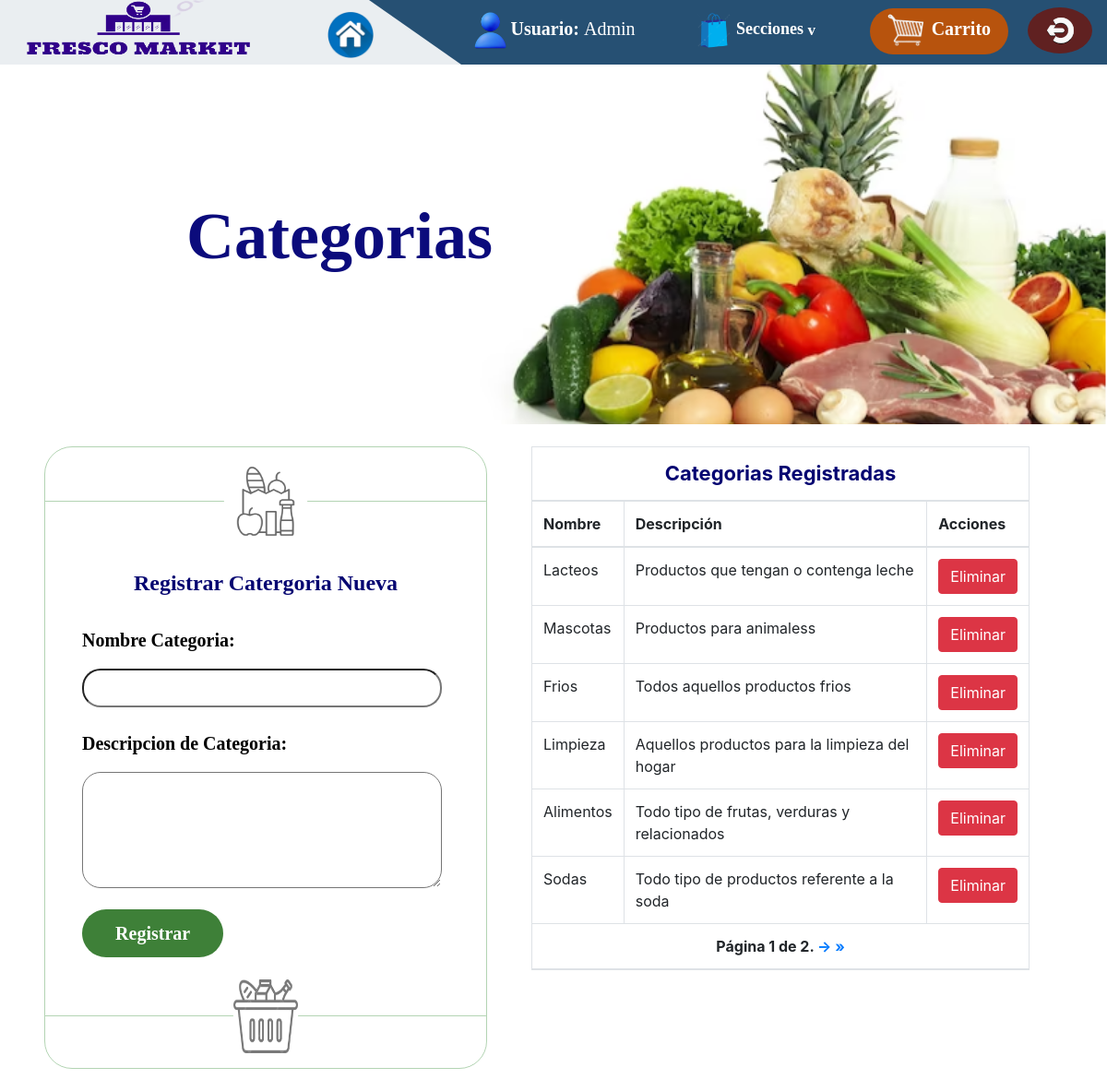
Page /Admin_v/categorias.html/ (signed in) on the committed database.
### main/models.py (models this page shows, shortened)
class categoria_pm (models.Model):
    class Meta:
        verbose_name_plural = 'Categorias'
        verbose_name = 'Categoria'
        db_table = 'categoria_pm'
    name = models.CharField(max_length=20, blank=False, null=False, unique=True)
    descripcion = models.TextField(max_length=100, blank=False, null=False, unique=True)

### main/views.py (the view)
@login_required
def categoria(request):
    catego = categoria_pm.objects.all()
    Error1 = None
    Error2 = None
    try:
        carrito = Carrito.objects.get(usuario=request.user)
        pro_carrito = ProCarrito.objects.filter(carrito=carrito)
    except ObjectDoesNotExist:
        carrito = None
        pro_carrito = None
    paginador = Paginator(catego, 6)
    page = request.GET.get('page')
    try:
        catego = paginador.page(page)
    except PageNotAnInteger:
        catego = paginador.page(1)
    except EmptyPage:
        catego = paginador.page(paginador.num_pages)
    if request.method == 'POST':
        form = categoria_Pf(request.POST)
        if form.is_valid():
            name = form.cleaned_data['name']
            descripcion = form.cleaned_data['descripcion']
            existing = categoria_pm.objects.filter(Q(name__iexact=name) | Q(descripcion__iexact=descripcion))
            if existing.exists():
                if existing.filter(name__iexact=name).exists():
                    Error1 = 'La categoría ya está registrada.'
                if existing.filter(descripcion__iexact=descripcion).exists():
                    Error2 = 'La descripción ya existe.'
            else:
                form.save()
                form = categoria_Pf()
        else:
            if 'name' in form.errors:
                Error1 = 'La categoría ya está registrada.'
            if 'descripcion' in form.errors:
                Error2 = 'La descripción ya existe'
    else:
        form = categoria_Pf()
    return render(request, 'Admin_v/categorias.html', {"form": form,
                                                       "Error1" : Error1, "Error2" : Error2,
                                                       'pro_carrito' : pro_carrito, 'catego' : catego})

### main/forms.py
class categoria_Pf (forms.ModelForm):
    name = forms.CharField (required=True, label= 'Nombre de la categoria:')
    descripcion = forms.CharField(widget=forms.Textarea(attrs={'rows': 5, 'cols': 35}))
    class Meta:
        model = categoria_pm
        fields = ['name', 'descripcion']

### main/templates/Admin_v/categorias.html (shortened to what this page needs)
{% load static %}
<!DOCTYPE html>
<html lang="en">
<head>
    <link rel="stylesheet" type="text/css" href="{% static 'css/header.css' %}">
    <link rel="stylesheet" type="text/css" href="{% static 'css/admin_v/categorias.css' %}">
    <link href="https://maxcdn.bootstrapcdn.com/bootstrap/4.5.2/css/bootstrap.min.css" rel="stylesheet">
</head>
<body>
    {% block content %}
    <header id="header">
        <div id="hdPri">
            <div id="btncont" class="mt-2 mr-2">
                <button id="user_log" class="mr-5">
                    <img src="{% static 'imagenes/menu_ae/user.png' %}" width="35px" height="40px">
                    <label style="margin: 0;"> Usuario: <label style="font-weight:500;">{{request.user.username}}</label> </label>
                </button>
                <button id="secciones" class="mr-5">
                   <img src="{% static 'imagenes/menu_ae/sec.png' %}" width="40px" height="40px"> Secciones <label style="font-size: 17px">v</label> </button>
                <button id="btncar" class="mr-3">
                    <img src="{% static 'imagenes/menu_ae/carro.png' %}" width="40px" height="35px" class="mb-2 mt-1"> <label class="ml-1">Carrito</label>
                </button>
                <button id="btnLog" class="mr-2">
                    <img src="{% static 'imagenes/menu_ae/logoutt.png' %}" width="35px" height="35px">
                </button>
            </div>
        </div>
        <div id="white">
            <img src="{% static 'imagenes/menu_ae/logo.png' %}" width="250px" height="60px" class="ml-4 mb-3">
            <button id="home">
                <img src="{% static 'imagenes/menu_ae/principal.png' %}" width="50px" height="50px">
            </button>
        </div>
      </header>
        <div id="ImgFon">
            <div>
                <label class="ml-5" style="width: 600px;  transform: translateY(-5%); position: relative; color: rgb(11, 11, 124); font-size: 72px; font-family: cursive; font-weight: bold; top: 35%; left: 20px;">Categorias </label>
            </div>
        </div>
        <div id="contPad" class="mt-4">
            <div id="fist_cat" class="ml-5">
                <div id="divIE">
                    <div class="lineas" id="linea1"></div>
                    <div>
                        <img src="{% static 'imagenes/categorias_a/icono2.png' %}" width="90px" height="85px" class="mt-3 mb-3" style="opacity: 0.6;">
                    </div>
                    <div class="lineas" id="linea2"></div>
                </div>
                <div class="mt-3 text-center">
                    <h4 style="font-weight: bold; color: rgb(5, 5, 113)"> Registrar Catergoria Nueva</h4> <br>
                </div>
                <div id="ctn_cat">
                    <form action="" method="post" >
                        <div class="mb-4">
                            <label class="mb-3"> Nombre Categoria:</label> <br>
                            {{ form.name }}
                        </div>
                        <div>
                            <label class="mb-3"> Descripcion de Categoria: </label><br>
                            {{ form.descripcion }}
                        </div>
                        <div class="mt-3 mb-2">
                            <button type="submit" class="btn" id="btnR"> Registrar </button>
                        </div>
                    </form>
                </div>
                <div id="divIE">
                    <div class="lineas" id="linea1"></div>
                    <div>
                        <img src="{% static 'imagenes/categorias_a/icono.png' %}" width="70px" height="80px" class="mt-3 mb-3" style="opacity: 0.6;" >
                    </div>
                    <div class="lineas" id="linea2"></div>
                </div>
            </div>
            <div class="mb-5 ml-5" style="width: 45%;">
                <table class="table table-bordered" id="tabla">
                    <thead>
                        <tr>
                            <th colspan="3" style="font-size: 22px; text-align: center; color: rgb(5, 5, 113)"> Categorias Registradas </th>
                        </tr>
                        <tr>
                            <th> Nombre </th>
                            <th> Descripción </th>
                            <th> Acciones </th>
                        </tr>
                    </thead>
                    <tbody>
                        {% for cat in catego  %}
                        <tr>
                            <td contenteditable="True" class="edit" data-column="name" data-id="{cat.id}"> {{cat.name }} </td>
                            <td contenteditable="True" class="edit" data-column="descripcion" data-id="{{cat.id}}"> {{cat.descripcion}} </td>
                            <td>
                                <a id="aEA" href="{% url 'eliminar_categoria' cat.id %}" class="btn btn-danger" onclick="return confirm('¿Seguro que quieres eliminar el usuario?')">Eliminar</a>
                            </td>
                        </tr>
                        {% endfor %}
                    </tbody>
                    <thead>
                        <tr>
                            <th colspan="3" style="text-align: center;">
                                <span class="step-links">
                                    <span class="current-page">
                                        Página {{ catego.number }} de {{ catego.paginator.num_pages }}.
                                    </span>
                                    {% if catego.has_next %}
                                        <a href="?page={{ catego.next_page_number }}"> → </a>
                                        <a href="?page={{ catego.paginator.num_pages }}">  &raquo;</a>
                                    {% endif %}
                                </span>
                            </th>
                        </tr>
                    </thead>
                </table>
            </div>
        </div>
    <br>
    {% endblock %}
</body>
</html>

### static/css/header.css (style rules this page uses)
#header { background-color: #265073; }
#white { background-color: rgba(255, 255, 255, 0.9); top: 0; left: 0; width: 500px; height: 70px; position: absolute; clip-path: polygon(0 0, 80% 0, 100% 100%, 0% 100%) }
#home { background: none; border: none; margin-left: 70px; }
#hdPri { display: flex; flex-direction: column; align-items: right; height: 70px; text-align: right; font-size: 20px; font-weight: bold; font-family:cursive; }
#user_log { background: none; border: none; color: white; font-size: 18px; font-weight: bold; }
#secciones { height: 50px; background: none; border: none; color: white; font-weight: bold; font-size: 18px; }
#secciones, #user_log, #home:focus { outline: none; cursor: default; }
#btnLog { border-radius: 100%; background: #602121; color: white; border: white; width: 70px; height: 50px; font-weight: bold; }
#btncar { border-radius: 60px; background: #b7530d; color: white; border: white; width: 150px; height: 50px; font-weight: bold; font-size: 15px; }
#lasSecci a, label { color: white; text-align: center; font-size: 20px; }

### static/css/admin_v/categorias.css (style rules this page uses)
#ImgFon { display:flex; height: 390px; background-image: url('../../imagenes/categorias_a/fondo.png'); background-position: center; background-repeat: no-repeat; background-size:cover; }
#contPad { display: flex; }
#fist_cat { border: 1px solid rgba(10, 116, 12, 0.308); font-family: cursive; display: flex; flex-direction: column; width: 40%; border-radius: 30px; }
#ctn_cat label { color: black; font-weight: bold; }
#ctn_cat { margin-left: 40px; }
#ctn_cat input { width: 89%; padding: 7px; border-radius: 20px; }
#ctn_cat textarea { width: 89%; border-radius: 20px; }
#btnR { background-color: rgba(14, 97, 7, 0.8); width: 35%; padding: 10px; font-size: 20px; color: white; font-weight: bold; border-radius: 30px; }
#divIE { width: 100%; display: flex; align-items: center; }
.lineas { border-bottom: 1px solid rgba(10, 116, 12, 0.308); flex-grow: 1; border-radius: 50px; }
#linea1 { border-bottom-left-radius: 30px; }
#linea2 { border-bottom-right-radius: 30px; }

### rows in the picture
categoria_pm: name "Lacteos", descripcion "Productos que tengan o contenga leche"
categoria_pm: name "Mascotas", descripcion "Productos para animaless"
categoria_pm: name "Frios", descripcion "Todos aquellos productos frios"
categoria_pm: name "Limpieza", descripcion "Aquellos productos para la limpieza del hogar"
categoria_pm: name "Alimentos", descripcion "Todo tipo de frutas, verduras y relacionados"
categoria_pm: name "Sodas", descripcion "Todo tipo de productos referente a la soda"

### other values in the picture
{{ request.user.username }} "Admin"
{{ catego.number }} "1"
{{ catego.paginator.num_pages }} "2"
